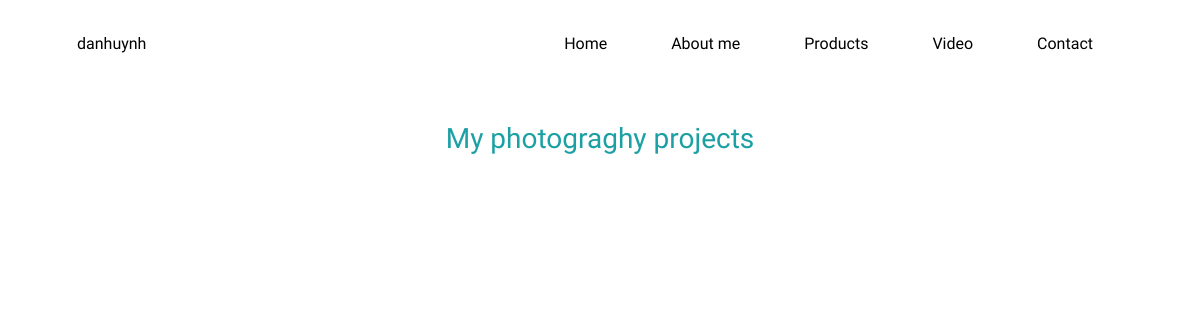
Before: /products/ with the older database file.
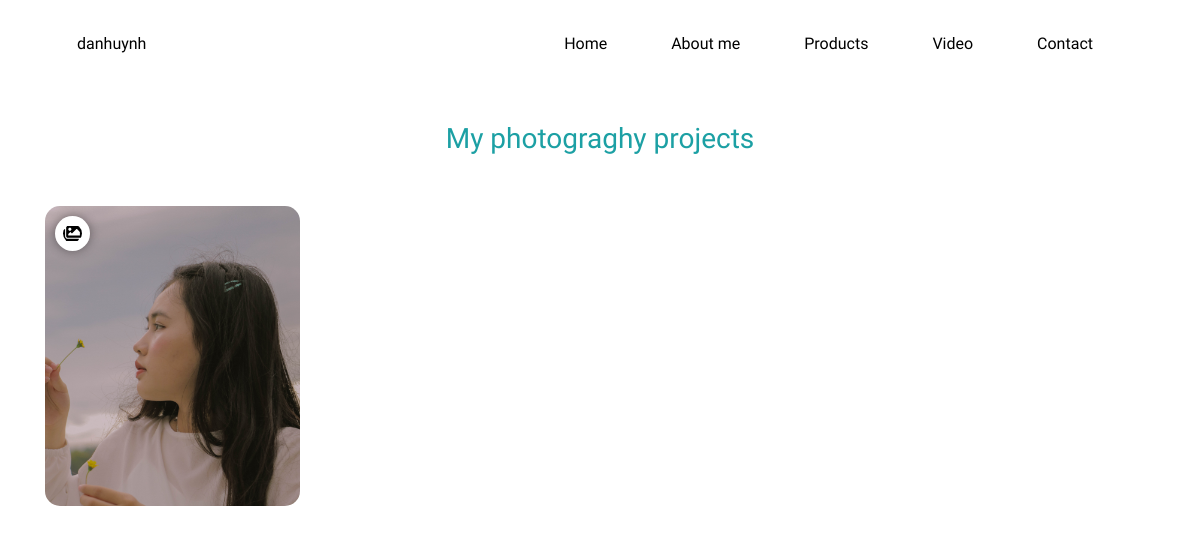
After: the same page with the newer database file.
### image_products/models.py (models this page shows)
class ImagesProducts(models.Model):
	title = models.CharField(max_length=255)
	description = models.CharField(max_length=255)
	theme_image = models.FileField(upload_to='products', null=True)
	create_at = models.DateTimeField(null=True, default=None)

### image_products/views.py (the view)
# urls.py: path('', products_view.ProductsView.as_view(), name='products'),
class ProductsView(views.View):
	def get(self, request):
		imgs = images_models.ImagesProducts.objects.all()
		context = {'imgs': imgs}
		return render(request, 'products/index.html', context)

### templates/products/index.html (shortened to what this page needs)
{% extends 'core/base.html' %}
{% load static %}
{% block css_blocl %}
<link rel="stylesheet" href="{% static 'products/css/style.css' %}">
{% endblock %}
{% block content %}
<div class="container">
	<div class="title">
		<h3>My photograghy projects</h3>
	</div>
	<div class="row products-list">
		{% for img in imgs %}
		<div class="col-md-3">
			<div class="card-product">
				<img class="imgicon" src="{% static 'products/images/imagesicon.svg' %}" alt="">
				<img class="img-product" src="{{ MEDIA_URL }}{{ img.theme_image }}" alt="">
			</div>
		</div>
		{% endfor %}
	</div>
</div>
{% endblock %}

Changed rows visible on the page:
added ImagesProducts: theme_image (picture)
